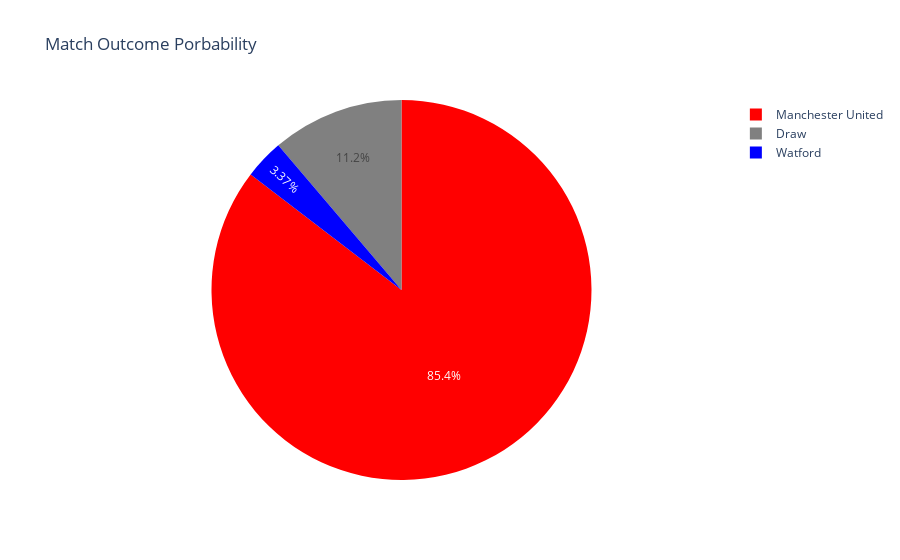

The notebook cell saved with this chart:
### Markdown cell above
#### Visualizations

### Code cell
# Outcome Probability
rp_data = [home_wins, draws, away_wins]
labels = [home_team, 'Draw', away_team]
colors = ['red', 'grey', 'blue']

fig = go.Figure(data=[go.Pie(labels=labels, values=rp_data, textinfo='percent',
                             #insidetextorientation='radial',
                             marker_colors = colors
                            )])

fig.update_layout(title_text="Match Outcome Porbability")
fig.show()

### Figure 1 — Plotly figure (JSON) as saved in the notebook; plotly's stock layout.template omitted (floating-point values rounded to 4 significant figures)
{"data": [{"labels": ["Manchester United", "Draw", "Watford"], "marker": {"colors": ["red", "grey", "blue"]}, "textinfo": "percent", "type": "pie", "values": [8540, 1123, 337]}], "layout": {"title": {"text": "Match Outcome Porbability"}}}
